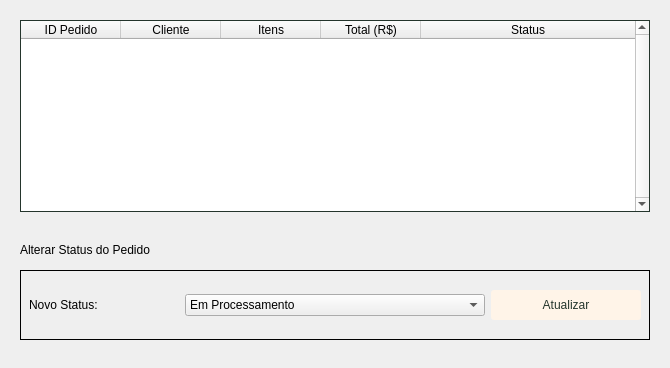
          <widget class="QWidget" name="tabPedidos">
           <attribute name="title">
            <string>Pedidos</string>
           </attribute>
           <layout class="QVBoxLayout" name="verticalLayout_37" stretch="80,20">
            <item>
             <widget class="QWidget" name="areaPedidos" native="true">
              <layout class="QVBoxLayout" name="verticalLayout_36">
               <item>
                <widget class="QTableWidget" name="tablePedidos">
                 <property name="styleSheet">
                  <string notr="true">#tablePedidos{
        color: #24352C;
        border: 1px solid #24352C;
        background-color: #ffffff
}</string>
                 </property>
                 <property name="frameShape">
                  <enum>QFrame::Shape::NoFrame</enum>
                 </property>
                 <property name="frameShadow">
                  <enum>QFrame::Shadow::Plain</enum>
                 </property>
                 <property name="verticalScrollBarPolicy">
                  <enum>Qt::ScrollBarPolicy::ScrollBarAlwaysOn</enum>
                 </property>
                 <property name="editTriggers">
                  <set>QAbstractItemView::EditTrigger::NoEditTriggers</set>
                 </property>
                 <property name="selectionMode">
                  <enum>QAbstractItemView::SelectionMode::SingleSelection</enum>
                 </property>
                 <property name="selectionBehavior">
                  <enum>QAbstractItemView::SelectionBehavior::SelectRows</enum>
                 </property>
                 <property name="showGrid">
                  <bool>false</bool>
                 </property>
                 <property name="gridStyle">
                  <enum>Qt::PenStyle::SolidLine</enum>
                 </property>
                 <property name="wordWrap">
                  <bool>true</bool>
                 </property>
                 <attribute name="horizontalHeaderVisible">
                  <bool>true</bool>
                 </attribute>
                 <attribute name="horizontalHeaderCascadingSectionResizes">
                  <bool>false</bool>
                 </attribute>
                 <attribute name="horizontalHeaderShowSortIndicator" stdset="0">
                  <bool>true</bool>
                 </attribute>
                 <attribute name="horizontalHeaderStretchLastSection">
                  <bool>true</bool>
                 </attribute>
                 <attribute name="verticalHeaderStretchLastSection">
                  <bool>false</bool>
                 </attribute>
                 <column>
                  <property name="text">
                   <string>ID Pedido</string>
                  </property>
                  <property name="font">
                   <font>
                    <bold>false</bold>
                   </font>
                  </property>
                 </column>
                 <column>
                  <property name="text">
                   <string>Cliente</string>
                  </property>
                 </column>
                 <column>
                  <property name="text">
                   <string>Itens</string>
                  </property>
                 </column>
                 <column>
                  <property name="text">
                   <string>Total (R$)</string>
                  </property>
                 </column>
                 <column>
                  <property name="text">
                   <string>Status</string>
                  </property>
                 </column>
                </widget>
               </item>
              </layout>
             </widget>
            </item>
            <item alignment="Qt::AlignmentFlag::AlignLeft|Qt::AlignmentFlag::AlignVCenter">
             <widget class="QWidget" name="areaStatusPedido" native="true">
              <property name="minimumSize">
               <size>
                <width>0</width>
                <height>130</height>
               </size>
              </property>
              <layout class="QVBoxLayout" name="verticalLayout_40">
               <item>
                <widget class="QLabel" name="labelStatusPedido">
                 <property name="sizePolicy">
                  <sizepolicy hsizetype="Preferred" vsizetype="Fixed">
                   <horstretch>0</horstretch>
                   <verstretch>0</verstretch>
                  </sizepolicy>
                 </property>
                 <property name="text">
                  <string>Alterar Status do Pedido</string>
                 </property>
                </widget>
               </item>
               <item>
                <widget class="QWidget" name="linhaBotoesStatus" native="true">
                 <property name="sizePolicy">
                  <sizepolicy hsizetype="Fixed" vsizetype="Fixed">
                   <horstretch>0</horstretch>
                   <verstretch>0</verstretch>
                  </sizepolicy>
                 </property>
                 <property name="maximumSize">
                  <size>
                   <width>16777215</width>
                   <height>70</height>
                  </size>
                 </property>
                 <property name="styleSheet">
                  <string notr="true">#linhaBotoesStatus{
border: 1px solid;
}</string>
                 </property>
                 <layout class="QHBoxLayout" name="horizontalLayout_23">
                  <item>
                   <widget class="QLabel" name="labelNovoStatus">
                    <property name="sizePolicy">
                     <sizepolicy hsizetype="Preferred" vsizetype="Fixed">
                      <horstretch>0</horstretch>
                      <verstretch>0</verstretch>
                     </sizepolicy>
                    </property>
                    <property name="minimumSize">
                     <size>
                      <width>150</width>
                      <height>0</height>
                     </size>
                    </property>
                    <property name="text">
                     <string>Novo Status:</string>
                    </property>
                   </widget>
                  </item>
                  <item>
                   <widget class="QComboBox" name="comboBoxStatus">
                    <property name="sizePolicy">
                     <sizepolicy hsizetype="Fixed" vsizetype="Fixed">
                      <horstretch>0</horstretch>
                      <verstretch>0</verstretch>
                     </sizepolicy>
                    </property>
                    <property name="minimumSize">
                     <size>
                      <width>300</width>
                      <height>0</height>
                     </size>
                    </property>
                    <property name="styleSheet">
                     <string notr="true"/>
                    </property>
                    <item>
                     <property name="text">
                      <string>Em Processamento</string>
                     </property>
                    </item>
                    <item>
                     <property name="text">
                      <string>Enviado</string>
                     </property>
                    </item>
                    <item>
                     <property name="text">
                      <string>Entregue</string>
                     </property>
                    </item>
                    <item>
                     <property name="text">
                      <string>Cancelado</string>
                     </property>
                    </item>
                   </widget>
                  </item>
                  <item>
                   <widget class="QPushButton" name="btnAtualizarStatus">
                    <property name="sizePolicy">
                     <sizepolicy hsizetype="Fixed" vsizetype="Fixed">
                      <horstretch>0</horstretch>
                      <verstretch>0</verstretch>
                     </sizepolicy>
                    </property>
                    <property name="minimumSize">
                     <size>
                      <width>150</width>
                      <height>0</height>
                     </size>
                    </property>
                    <property name="maximumSize">
                     <size>
                      <width>16777215</width>
                      <height>30</height>
                     </size>
                    </property>
                    <property name="styleSheet">
                     <string notr="true">QPushButton {
    background-color: #fff4e8;
    color: #24352C;
    border: none;
    border-radius: 3px;
}

QPushButton:hover {
    background-color: #d7ba9c;
    border: none;
}</string>
                    </property>
                    <property name="text">
                     <string>Atualizar</string>
                    </property>
                   </widget>
                  </item>
                 </layout>
                </widget>
               </item>
              </layout>
             </widget>
            </item>
           </layout>
          </widget>
